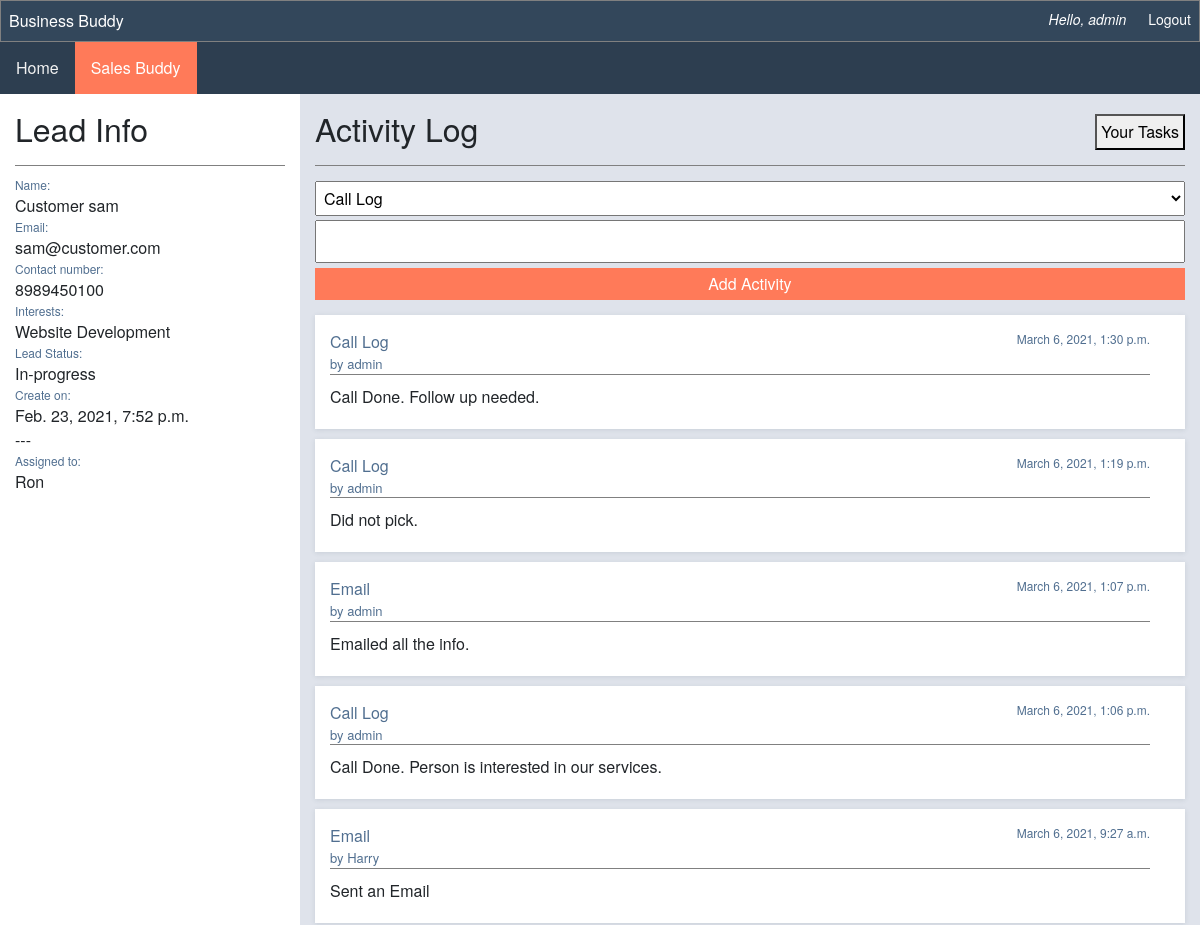
The page /business-buddy/sales/leadpage/1 (signed in, upper part) on the database as committed earlier.
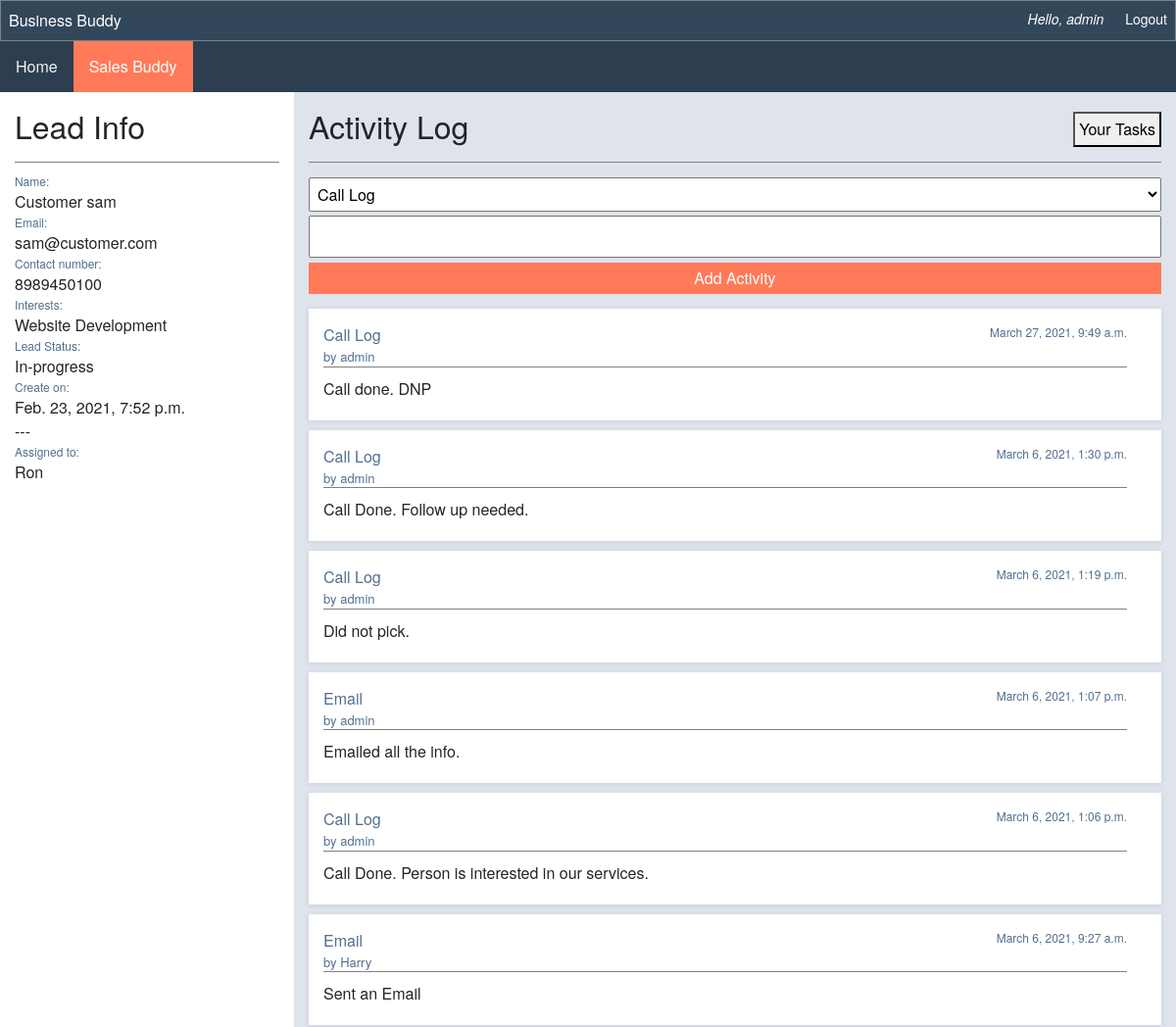
The same page on the database as committed later.
### business/models.py (models this page shows)
class activity(models.Model):
    activitytype = models.CharField(max_length=25)
    text = models.CharField(max_length=200)
    time = models.DateTimeField(auto_now_add=True, blank=True)
    oflead = models.ForeignKey(lead, on_delete=models.CASCADE, related_name="leadactivity")
    author = models.ForeignKey(User, on_delete=models.CASCADE, related_name="useractivities", blank=True, null=True)

class User(AbstractUser):
    role = models.ForeignKey(role, on_delete=models.CASCADE, null=True, blank=True, related_name="employees")
    def __str__(self):
        return self.username

### business/views.py (the view)
# urls.py: path('business-buddy/sales/leadpage/<str:leadid>', views.leadpage, name="leadpage"),
@login_required(login_url='/business-buddy/login')
def leadpage(request, leadid):
    salesrole = role.objects.get(pk=1)
    leadprofile = lead.objects.get(pk=leadid)
    return render(request, "business/leadpage.html",{
        "lead": lead.objects.get(pk=leadid),
        "associates": User.objects.filter(role=salesrole),
        "activities": activity.objects.filter(oflead=leadprofile).order_by("-time"),
        "tasks": task.objects.all().order_by("time")
    })

### business/models.py (called while the page is built)
    def __str__(self):
        return self.fullname

### business/templates/business/leadpage.html (shortened to what this page needs)
{% extends 'business/business-layout.html' %}
{% load static%}
{%block head%}
<link href="{% static 'business/leadpage.css' %}" rel="stylesheet">
{%endblock%}
{%block body%}
  <div class="topnav">
    <a href="{%url 'business-buddy'%}">Home</a>
    <a class="active" href="{%url 'sales'%}">Sales Buddy</a>
  </div>
    <div id="leadfullpage">
        <div class="leadcolumn" id="leadinfo">
            <div id='leadinfoheader'><h2> Lead Info </h2></div>
            <div class='label'>Name: </div>
            <div>{{lead.fullname}}</div>
            <div class='label'>Email: </div>
            <div> {{lead.email}}</div>
            <div class='label'>Contact number: </div>
            <div>{{lead.number}}</div>
            <div class='label'>Interests: </div>
            <div>{{lead.interest}}</div>
            <div class='label'>Lead Status: </div>
            <div id="lead-status-div">{{lead.status}} &emsp; <a href="" id="status-edit-link">Edit</a></div>
            <div class='label'>Create on: </div>
            <div>{{lead.timecreated}}</div>
            {%if user.role.id == 2 or user.is_superuser%}
            ---
            <div class='label'>Assigned to: </div>
            <div id = "assignedto">{{lead.assignedto}} &emsp; <a href="" id="editlink">Edit</a></div>
            {%endif%}
        </div>
        <div class="leadcolumn" id="leadactivities">
            <div id="activityheader">
                <h2> Activity Log</h2>
                <button id="tasksbtn" data-model-target='#taskscol'> Your Tasks </button>
            </div>
            <div id="addactivity">
                <form action="{%url 'addactivity'%}" method="POST">
                <select name="activitytype" id='selectactivity'>
                    <option> Call Log  </option>
                </select>
                <input type='text'name="text" class="text" required id="addactivitytext">
                <input type="submit" value="Add Activity" id="addactivitybtn">
                </form>
            </div>
            <div id="allactivitydiv">
                {%for activity in activities%}
                <div id='activitydiv'>
                    <div id='activitydivhead'>
                        <div style="color: #516f90;"> {{activity.activitytype}} </div>
                        <div class="label"> {{activity.time}} </div>
                    </div>
                    <div id="activityauthor" class="label"> by {{activity.author}} </div>
                    <div id="activitytext">{{activity.text}} </div>
                </div>
                {%endfor%}
            </div>
        </div>
    </div>
{% endblock %}

Rows that differ between the two databases and show on the page:
added activity: activitytype "Call Log", time "March 27, 2021, 9:49 a.m.", author "admin", text "Call done. DNP"
